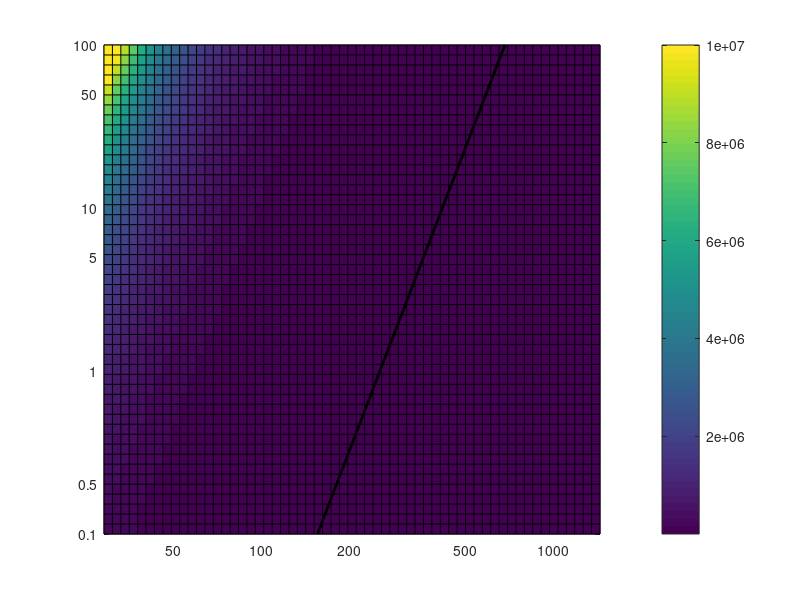

Write MATLAB code to recreate this figure. (Note: this script raises an error after producing the figure.)
clear all
close all

kappa = 1e-6; %m2 s-1
Ev = 300000; %J mol−1
Eh = 430000;
R = 8.3145; %J mol-1 K-1
Ts = 273; %K
mu_0= 2e21; %Pa s at lithos viscosity 
a = 3e-5; %K-1
rho = 4000; %kg m-3
g = 10; %m s-2
depth = 2890*1e3; %m
f = 10e-4; 
gamma = 0.06; %J/m2 surface free energy

m=2;
p=4;

theta_1600 = Ev*1600/(R*(Ts+1600)^2);%13.82*1e3*1600/(R*(Ts+1600)^2);%Ev*1e3*1600/(R*(Ts+1600)^2);
theta_1800 = Ev*1800/(R*(Ts+1800)^2);%13.82*1e3*1600/(R*(Ts+1800)^2);%Ev*1e3*1800/(R*(Ts+1800)^2);

% Constants for viscosity and healing power law
B = 9.7269e11;
C = 1.8051e-9;

visc_1600 = B*exp(Ev/R/(1600));
visc_1800 = B*exp(Ev/R/(1800));
mu_l_0 = B*exp(Ev/R/900);

Ra_1600 = (a * rho * g * (1600) * depth^3)/(visc_1600 * kappa);
Ra_1800 = (a * rho * g * (1800) * depth^3)/(visc_1800 * kappa);

d = logspace(-2,log10(5)-1,60);
mu_jump = logspace(-1,2);

for i= 1:length(d)
    for j= 1:length(mu_jump)
        % Stress calculation
        delta_tau_1600(i,j) = 0.2764*Ra_1600*d(i).^2.6643*theta_1600^1.228*mu_jump(j)^-0.57;
        %delta_tau_1800(i,j) = 1.13* Ra_1800 * d(i)^1.72 * theta_1800.^0.2128 * mu_jump(j).^-0.64 ;
        %delta_tau_1800(i,j) = 1.5 * Ra_1800 * d(i)^3.22 * theta_1800.^0.2128 * mu_jump(j).^-0.8;
        %delta_tau_1800(i,j) = 0.6153*Ra_1800*d(i).^2.2281*theta_1800^1.3*mu_jump(j)^-0.7098;
        delta_tau_1800(i,j) = 0.2764*Ra_1800*d(i).^2.6643*theta_1800^1.228*mu_jump(j)^-0.57;      
        % Fineness calculation
        A_1600(i,j) = (f*(delta_tau_1600(i,j)).^2/...
                        (gamma*B*exp(Ev/R/(Ts+1600))*C*exp(-Eh/R/(Ts+1600))))^(1/p);
        A_1800(i,j) = (f*(delta_tau_1800(i,j)).^2/...
                        (gamma*B*exp(Ev/R/(Ts+1800))*C*exp(-Eh/R/(Ts+1800))))^(1/p);
        % Viscosity calculation
        mu_1600 = mu_l_0*A_1600.^(-m);
        mu_1800 = mu_l_0*A_1800.^(-m);
    end
end

% figure(1)
% pcolor(log10(d),log10(mu_jump),delta_tau_1600')
% colorbar
% set(gca,'ColorScale','log')
% set(gca,'FontSize',12)
% xlabel('Crustal thickness')
% ylabel('Viscosity jump')
% 
% figure(2)
% pcolor(log10(d),log10(mu_jump),A_1600')
% colorbar
% set(gca,'ColorScale','log')
% set(gca,'FontSize',12)
% xlabel('Crustal thickness')
% ylabel('Viscosity jump')
% 
% figure(3)
% pcolor(log10(d),log10(mu_jump),mu_1600')
% colorbar
% %caxis([1 1e30])
% set(gca,'ColorScale','log')
% set(gca,'FontSize',12)
% xlabel('Crustal thickness')
% ylabel('Viscosity jump')

figure(4)
pcolor(log10(d),log10(mu_jump),mu_1800'/visc_1800)
colorbar
hold on
grid on
grid minor
c = contour(log10(d),log10(mu_jump),mu_1800'/visc_1800,[3e3 3e3],'k','LineWidth',2);
caxis([1 1e7])
xticks([-1.76195,-1.4609,-1.15989,-0.76193,-0.46089])
xticklabels({'50','100','200','500','1000'})
yticks([-1, -0.6931,0,0.6990,1,1.6990,2])
yticklabels({'0.1','0.5','1','5','10','50','100'})
xline(-1.0630)
shading interp
set(gca,'ColorScale','log')
set(gca,'FontSize',18)
set(gca,'layer','top')
xlabel('Continental thickness [km]')
ylabel('\mu_{jump}')
